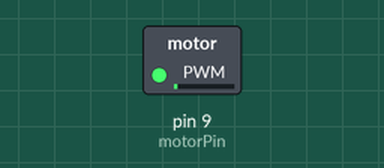
This sketch was run on a simulated Arduino Uno, built with avr-gcc and run on an emulated ATmega328P. Shown: switched loads named in the sketch (green lamp = pin HIGH).

Above: at 0.05 s.
At 1.2 s:
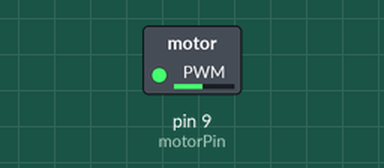
At 2.35 s:
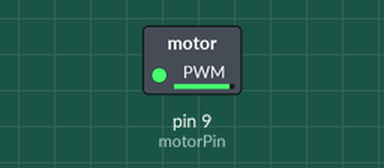
At 4.7 s:
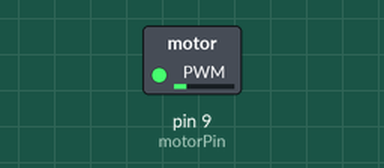
Timing chart, 0 to 6.9 s (numbered marks = the images above):
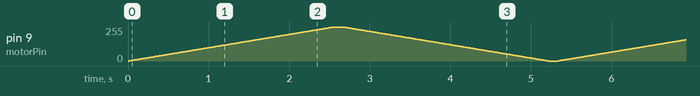

The sketch:

motor.ino
```cpp
int motorPin = 9;
void setup()
{
 pinMode (motorPin, OUTPUT); // put your setup code here, to run once:

}

void loop()
{
  for (int i = 0; i<=255; i++)
  {
    analogWrite (motorPin, i);
    delay(10);
  }
  delay(100);
  for (int i=255; i>=0; i--)
  {
    analogWrite(motorPin, i);
    delay(10);
  }
  delay(100);
}
```
